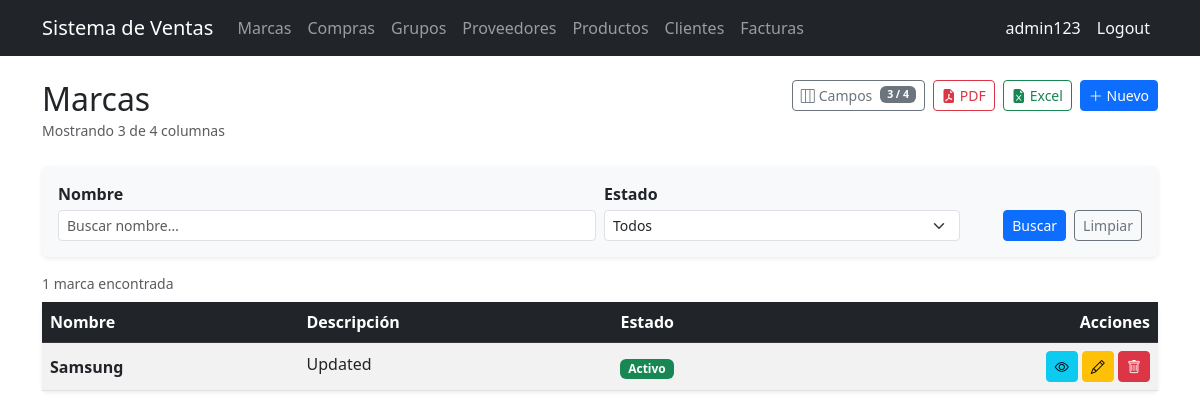
The app's page /brands/ (signed in), older data.
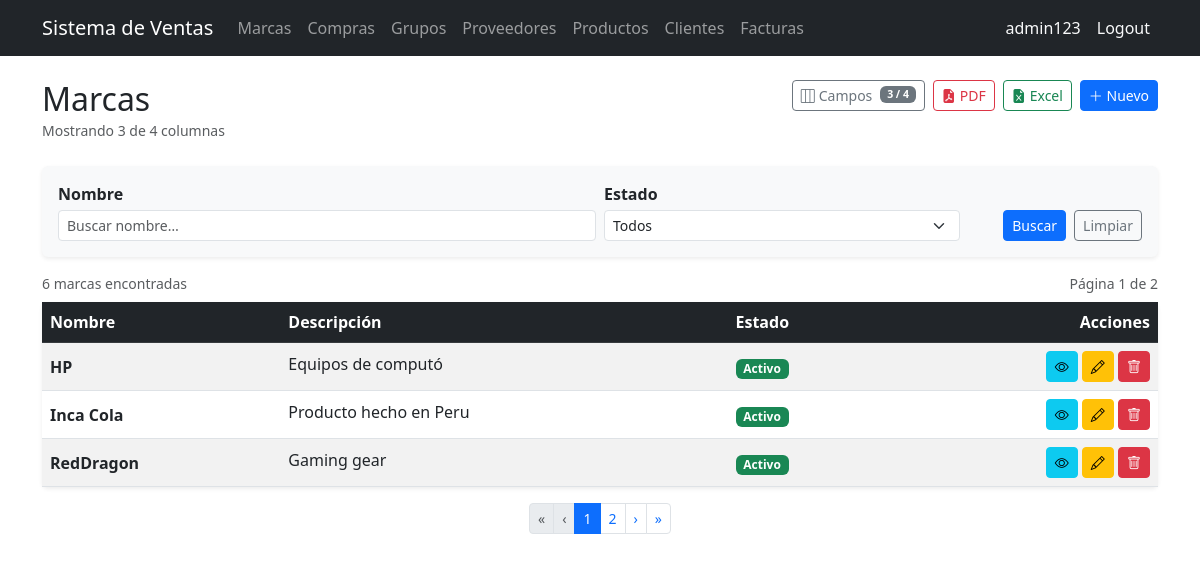
The same page, newer data.
### billing/models.py (models this page shows, shortened)
class Brand(models.Model):
    name = models.CharField(max_length=100, unique=True, verbose_name='Nombre de marca')
    description = models.TextField(blank=True, null=True , verbose_name='Descripción')
    is_active = models.BooleanField(default=True, verbose_name='Activo')
    created_at = models.DateTimeField(auto_now_add=True)
    updated_at = models.DateTimeField(auto_now=True)
    class Meta:
        verbose_name = 'Brand'
        verbose_name_plural = 'Brands'
        ordering = ['name']

### billing/views.py (the view, shortened to what this page needs)
# urls.py: path('brands/', views.BrandListView.as_view(), name='brand_list'),
class BrandListView(ExportMixin, LoginRequiredMixin, ListView):
    model = Brand
    template_name = 'billing/brand_list.html'
    context_object_name = 'items'
    paginate_by = 3
    export_filename = 'marcas'
    ALL_COLUMNS = BRAND_ALL_COLUMNS
    def get_queryset(self):
        qs = Brand.objects.all()
        form = BrandSearchForm(self.request.GET)
        if form.is_valid():
            if form.cleaned_data.get('name'):
                qs = qs.filter(name__icontains=form.cleaned_data['name'])
            val = form.cleaned_data.get('is_active')
            if val in ('0', '1'):
                qs = qs.filter(is_active=(val == '1'))
        return qs
    def get_context_data(self, **kwargs):
        ctx = super().get_context_data(**kwargs)
        ctx['search_form'] = BrandSearchForm(self.request.GET)
        ctx['all_columns'] = self.ALL_COLUMNS
        ctx['all_col_keys_json'] = json.dumps([c['key'] for c in self.ALL_COLUMNS])
        ctx['default_col_keys_json'] = json.dumps(
            [c['key'] for c in self.ALL_COLUMNS if c.get('default', True)]
        )
        return ctx

### billing/forms.py
class BrandSearchForm(forms.Form):
    name = forms.CharField(
        required=False, label='Nombre',
        widget=forms.TextInput(attrs={**_sm_text, 'placeholder': 'Buscar nombre…'})
    )
    is_active = forms.ChoiceField(
        choices=_ACTIVE_CHOICES, required=False, label='Estado',
        widget=forms.Select(attrs=_sm_select)
    )

### billing/mixins.py (called while the page is built)
    def get(self, request, *args, **kwargs):
        fmt = request.GET.get('export')
        if fmt == 'pdf':
            return self.export_pdf(self.get_queryset())
        if fmt == 'excel':
            return self.export_excel(self.get_queryset())
        return super().get(request, *args, **kwargs)

    def get_context_data(self, **kwargs):
        ctx = super().get_context_data(**kwargs)
        params = self.request.GET.copy()
        params.pop('page', None)
        params.pop('export', None)
        ctx['query_params'] = params.urlencode()
        return ctx

### billing/templates/billing/brand_list.html (shortened to what the changed rows need)
{% extends 'billing/base.html' %}
{% block content %}
<div class="d-flex justify-content-between align-items-start mb-4 flex-wrap gap-2">
  <div>
    <h2 class="mb-0">Marcas</h2>
  </div>
</div>
<div class="d-flex justify-content-between align-items-center mb-2">
  <small class="text-muted">
    {% if paginator.count == 1 %}1 marca encontrada
    {% else %}{{ paginator.count }} marcas encontradas{% endif %}
  </small>
  {% if is_paginated %}
    <small class="text-muted">Página {{ page_obj.number }} de {{ paginator.num_pages }}</small>
  {% endif %}
</div>
<div class="card shadow-sm border-0">
  <div class="table-responsive">
    <table class="table table-striped table-hover align-middle mb-0" id="brandTable">
      <thead class="table-dark">
        <tr>
          <th data-col="name">Nombre</th>
          <th data-col="description">Descripción</th>
          <th data-col="is_active">Estado</th>
          <th class="text-end" style="white-space:nowrap;">Acciones</th>
        </tr>
      </thead>
      <tbody>
        {% for item in items %}
        <tr>
          <td data-col="name" class="fw-semibold">{{ item.name }}</td>
          <td data-col="description" style="max-width:250px;">
            <span class="d-inline-block text-truncate w-100" title="{{ item.description }}">
              {{ item.description|default:"—" }}
            </span>
          </td>
          <td data-col="is_active">
            {% if item.is_active %}
              <span class="badge bg-success">Activo</span>
            {% else %}
              <span class="badge bg-secondary">Inactivo</span>
            {% endif %}
          </td>
          <td class="text-end text-nowrap">
            <a href="{% url 'billing:brand_detail' item.pk %}" class="btn btn-sm btn-info" title="Ver" aria-label="Ver">
              <i class="bi bi-eye"></i>
            </a>
            <a href="{% url 'billing:brand_update' item.pk %}" class="btn btn-sm btn-warning" title="Editar" aria-label="Editar">
              <i class="bi bi-pencil"></i>
            </a>
            <a href="{% url 'billing:brand_delete' item.pk %}" class="btn btn-sm btn-danger" title="Eliminar" aria-label="Eliminar">
              <i class="bi bi-trash"></i>
            </a>
          </td>
        </tr>
        {% endfor %}
      </tbody>
    </table>
  </div>
</div>
{% if is_paginated %}
<nav class="mt-3" aria-label="Paginación">
  <ul class="pagination pagination-sm justify-content-center mb-0">
    <li class="page-item {% if not page_obj.has_previous %}disabled{% endif %}">
      <a class="page-link" href="?{{ query_params }}&page=1">&laquo;</a>
    </li>
    <li class="page-item {% if not page_obj.has_previous %}disabled{% endif %}">
      <a class="page-link" href="{% if page_obj.has_previous %}?{{ query_params }}&page={{ page_obj.previous_page_number }}{% endif %}">&lsaquo;</a>
    </li>
    {% for num in paginator.page_range %}
      {% if page_obj.number == num %}
        <li class="page-item active"><span class="page-link">{{ num }}</span></li>
      {% elif num > page_obj.number|add:"-3" and num < page_obj.number|add:"3" %}
        <li class="page-item"><a class="page-link" href="?{{ query_params }}&page={{ num }}">{{ num }}</a></li>
      {% elif num == 1 or num == paginator.num_pages %}
        <li class="page-item"><a class="page-link" href="?{{ query_params }}&page={{ num }}">{{ num }}</a></li>
      {% elif num == page_obj.number|add:"-3" or num == page_obj.number|add:"3" %}
        <li class="page-item disabled"><span class="page-link">…</span></li>
      {% endif %}
    {% endfor %}
    <li class="page-item {% if not page_obj.has_next %}disabled{% endif %}">
      <a class="page-link" href="{% if page_obj.has_next %}?{{ query_params }}&page={{ page_obj.next_page_number }}{% endif %}">&rsaquo;</a>
    </li>
    <li class="page-item {% if not page_obj.has_next %}disabled{% endif %}">
      <a class="page-link" href="?{{ query_params }}&page={{ paginator.num_pages }}">&raquo;</a>
    </li>
  </ul>
</nav>
{% endif %}
{% endblock %}

Row changes from the older to the newer data that the page shows:
no longer on this page (row edited): Brand: name "Samsung", description "Updated", is_active "Activo"
added Brand: name "HP", description "Equipos de computó", is_active "Activo"
added Brand: name "Inca Cola", description "Producto hecho en Peru", is_active "Activo"
added Brand: name "RedDragon", description "Gaming gear", is_active "Activo"
Text that changed along with them:
{{ paginator.count }}: (not shown) → "6"
{{ page_obj.number }}: (not shown) → "1"
{{ paginator.num_pages }}: (not shown) → "2"
text no longer shown: "1 marca encontrada"
text now shown: "marcas encontradas Página de « ‹ › »"
new list line: "1"
new list line: "2"
